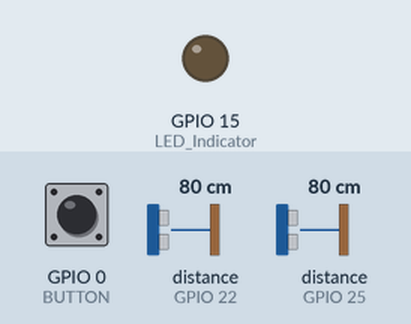
Bench run of a program on a simulated ESP8266 (NodeMCU). Parts: output pins drawn as LEDs (lit = HIGH). Dashed ring = blinking. The test bench sets the inputs (shaded band); at power-on: GPIO 0 (BUTTON) HIGH, distance to the obstacle (sensors on GPIO 22, GPIO 25) 80 cm. WiFi joins after 1.5 s; servers stay silent unless stated; no MQTT or app messages arrive unless stated; what the program prints to the serial monitor is not drawn. At 8.7 s the program restarts the board; the recording ends there.

Above: at 4.2 s.
4.3 s: GPIO 0 (BUTTON) pulled LOW for 3.2 s
At 8.32 s:
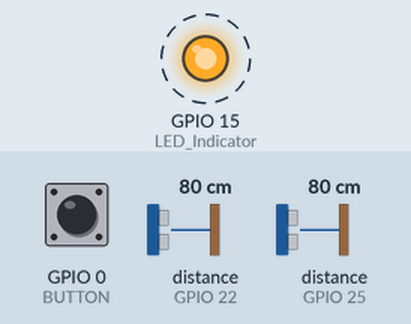
Timing chart, 0 to 8.7 s (numbered marks = the images above; inputs shaded):
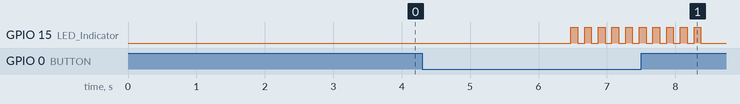

The program:

main.cpp
```cpp
#include <Arduino.h>
#include <ESP8266WiFi.h>
#include <ESP8266mDNS.h>
#include <WiFiUdp.h>
#include <ArduinoOTA.h>
#include <PubSubClient.h>
#include <Wire.h>
#include <VL53L0X.h>
#include "string.h"
#include <SimpleTimer.h>
#define BUTTON 0         //D3
#define LED_Indicator 15 //D8
#define XSHUT1_PIN 12
#define XSHUT2_PIN 14
#define LONG_RANGE

// #define HIGH_SPEED
#define HIGH_ACCURACY

const char *ssid = "Your ssid";
const char *password = "password";
const char *mqtt_server = "10.0.0.20";
const char *mqtt_user = "mqtt";
const char *mqtt_password = "mqtt";
const int mqtt_port = 1883;
const char *client_id = "peoplecounter";
const char *TOPIC = "VL53L0X/toilet";
const char *SUB_TOPIC = "VL53L0X/toilet/command";
const char *STATUS_TOPIC = "VL53L0X/toilet/status";
bool requestRestart = false;
unsigned long run_time;

unsigned long buttonTime;
unsigned long longpressTime = 2000;
boolean buttonPress = false;
boolean longPress = false;

VL53L0X sensor1;
VL53L0X sensor2;
int last_dist_1;
int last_dist_2;
int sensor1dist = 0;
int sensor2dist = 0;
long sensor1time;
long sensor2time;
int peopleNum = 0;
int delay_time = 0;
int peopleNumold = 0;

int change_threshold = 350;
unsigned long count = 0;

WiFiClient wifiClient;
PubSubClient client(wifiClient);
SimpleTimer timer;


void blinkLED(int pin, int duration, int cycle)
{
  Serial.println("blink led");
  Serial.print(pin);
  Serial.print(duration);
  Serial.print(cycle);
  for (int i = 0; i < cycle; i++)
  {
    digitalWrite(pin, HIGH);
    delay(duration);
    digitalWrite(pin, LOW);
    delay(duration);
    Serial.print(i);
  }
}

void button()
{
  if (digitalRead(BUTTON) == LOW)
  {
    delay(50);
    if (digitalRead(BUTTON) == LOW)
    {
      if (buttonPress == false)
      {
        buttonPress = true;
        buttonTime = millis();
      }
      buttonPress = true;
    }
    else
    {
      buttonPress = false;
    }

  }
  //long press to reboot
  if ((buttonPress == true) && (millis() - longpressTime > buttonTime) && (longPress == false) && (digitalRead(BUTTON) == LOW))
  {
    Serial.println("long pressed");
    longPress = true;
    blinkLED(LED_Indicator, 100, 10);
    delay(200);
    client.publish(STATUS_TOPIC, "manual reboot");
    peopleNum = 0;
    client.publish(TOPIC, "0");
    requestRestart = true;
  }
  //single press to reset people number
  if ((buttonPress == true) && (digitalRead(BUTTON) == HIGH) && (longPress == false))
  {
    blinkLED(LED_Indicator, 200, 3);
    delay(200);
    digitalWrite(LED_Indicator, LOW);
    client.publish(STATUS_TOPIC, "manual reset peoplecounter");
    client.publish(TOPIC, "0");
    peopleNum = 0;
    buttonPress = false;
    longPress = false;
    sensor1dist = 2001;
    sensor2dist = 2001;
    delay(2000);
  }

}

/*
only support one person crossing at a time.
scenarios:
1 enter  //working
sensor1:-----111111--------
sensor2:---------111111----
2 leave  //working
sensor1:--------1111111----
sensor2:----1111111--------

3 half way turn back  // NOT IMPLEMENTED YET.
sensor1:----1111111-------
sensor2:------1111--------

4 if sensors is far from each other  //should not work with current implementation
sensor1:----111111--------------     //but this sensor has a FOV of 25 degree, it will work in some cases.
sensor2:-------------1111111----
*/

void onchange()
{
  //when people number changes
  //turn on led if number of people > 0
  //send mqtt message to trigger other home automation actions.
  if (peopleNumold != peopleNum)
  {
    if (peopleNum == 0)
    {
      digitalWrite(LED_Indicator, LOW);
    }
    if (peopleNum > 0)
    {

      digitalWrite(LED_Indicator, HIGH);
    }

    String payload = String(peopleNum);
    // Serial.println(payload.c_str());
    client.publish(TOPIC, payload.c_str());
  }
}
void peopleCounter()
{
  yield();
  sensor1dist = sensor1.readRangeContinuousMillimeters();
  sensor2dist = sensor2.readRangeContinuousMillimeters();

  if (sensor1dist > 2001)
  // eliminate sensor jitter
  // this sensor is only capable of measuring 0-2M
  // any data beyond that value is considered garbage.
  {
    sensor1dist = 2001;
  }
  if (sensor2dist > 2001)
  {
    sensor2dist = 2001;
  }

  peopleNumold = peopleNum;
  if ((sensor1dist > last_dist_1 + change_threshold && sensor1dist > 0) || (sensor1dist < last_dist_1 - change_threshold && sensor1dist > 0))
  {
    sensor1time = millis();
    last_dist_1 = sensor1dist;
    if (labs(sensor2time - sensor1time) < 1000)
    {
      if (sensor1time > sensor2time && sensor1dist < 2001 && sensor2dist < 2001)
      {

        peopleNum--;
        if (peopleNum < 0)
        {
          peopleNum = 0;
        }
        delay(1000);
        sensor1dist = 2001;
        sensor2dist = 2001;
      }
    }
  }
  if ((sensor2dist > last_dist_2 + change_threshold && sensor2dist > 0) || (sensor2dist < last_dist_2 - change_threshold && sensor2dist > 0))
  {
    sensor2time = millis();
    last_dist_2 = sensor2dist;
    if (labs(sensor2time - sensor1time) < 1000)
    {
      if (sensor2time > sensor1time && sensor1dist < 2001 && sensor2dist < 2001)
      {
        peopleNum++;
        delay(1000);
        sensor1dist = 2001;
        sensor2dist = 2001;
      }
    }
    onchange();
  }
}


void setup_wifi()
{
  Serial.println();
  Serial.print("Connecting to ");
  Serial.println(ssid);
  int connect = 0;
  WiFi.begin(ssid, password);

  while (WiFi.status() != WL_CONNECTED)
  {
    delay(500);
    Serial.print(++connect);
    Serial.print(" ");
  }

  Serial.println("\n");
  Serial.println("Connection established");
  Serial.println("IP address: ");
  Serial.println(WiFi.localIP());
}
void getMaxdist()
{
  for (size_t i = 0; i < 20; i++)
  {
  }
}

void mqtt_reconnect()
{
  while (!client.connected())
  {
    Serial.print("Attempting MQTT connection...");
    if (client.connect(client_id, mqtt_user, mqtt_password))
    {
      Serial.println("connected");
      client.subscribe(SUB_TOPIC);
      client.publish(STATUS_TOPIC, "connected");
    }
    else
    {
      Serial.print("failed connecting mqtt");
      Serial.print(client.state());
      Serial.println("retry");
      // Wait 2 seconds before retrying
      delay(2000);
    }
  }
}

void callback(char *topic, byte *payload, unsigned int length)
{
  Serial.println("callback ...");
  String mqtt_message;
  String mqttTopic = topic;
  for (int i = 0; i < (int)length; i++)
  {
    Serial.println((char)payload[i]);
    mqtt_message += (char)payload[i];
  }
  Serial.print("mqtt_message:");
  Serial.println(mqtt_message);
  // if (mqtt_message.equals(String("reset")))
  // {
  //   Serial.println("Reset ...");
  //   requestRestart = true;
  // }
  if (mqttTopic == "VL53L0X/toilet/command")
  {
    if (mqtt_message.equals(String("reset")))
    {
      peopleNum = 0;
      onchange();
    }
    if (mqtt_message.equals(String("reboot")))
    {
      requestRestart = true;
      peopleNum = 0;
      client.publish(TOPIC, "0");
    }
  }
}


void sensor_setup()
{
  pinMode(XSHUT2_PIN, OUTPUT);
  pinMode(XSHUT1_PIN, OUTPUT);
  digitalWrite(XSHUT1_PIN, LOW);
  digitalWrite(XSHUT2_PIN, LOW);
  delay(500);
  Wire.begin();
  pinMode(XSHUT1_PIN, INPUT);
  delay(150);
  Serial.print("sensor1 initing.....");
  sensor1.init(true);
  delay(100);
  sensor1.setAddress((uint8_t)22);
  Serial.println("done.");
  pinMode(XSHUT2_PIN, INPUT);
  delay(150);
  sensor2.init(true);
  Serial.print("sensor2 initing.....");
  delay(100);
  sensor2.setAddress((uint8_t)25);
  Serial.println("done.");
  sensor1.setTimeout(500);
  sensor2.setTimeout(500);

#if defined LONG_RANGE
  // lower the return signal rate limit (default is 0.25 MCPS)
  sensor1.setSignalRateLimit(0.2);
  // increase laser pulse periods (defaults are 14 and 10 PCLKs)
  sensor1.setVcselPulsePeriod(VL53L0X::VcselPeriodPreRange, 18);
  sensor1.setVcselPulsePeriod(VL53L0X::VcselPeriodFinalRange, 14);
  // lower the return signal rate limit (default is 0.25 MCPS)
  sensor2.setSignalRateLimit(0.2);
  // increase laser pulse periods (defaults are 14 and 10 PCLKs)
  sensor2.setVcselPulsePeriod(VL53L0X::VcselPeriodPreRange, 18);
  sensor2.setVcselPulsePeriod(VL53L0X::VcselPeriodFinalRange, 14);
#endif

#if defined HIGH_SPEED
  // reduce timing budget to 20 ms (default is about 33 ms)
  sensor1.setMeasurementTimingBudget(20000);
  sensor2.setMeasurementTimingBudget(20000);
#elif defined HIGH_ACCURACY
  // increase timing budget to 35 ms
  sensor1.setMeasurementTimingBudget(35000);
  sensor2.setMeasurementTimingBudget(35000);
#endif
  sensor1.startContinuous();
  sensor2.startContinuous();
}

void setup()
{
  pinMode(LED_Indicator, OUTPUT);
  pinMode(BUTTON, INPUT_PULLUP);
  digitalWrite(LED_Indicator, LOW);
  Serial.begin(115200);
  WiFi.setSleepMode(WIFI_NONE_SLEEP);
  WiFi.mode(WIFI_STA);
  setup_wifi();
  client.setServer(mqtt_server, mqtt_port);
  client.setCallback(callback);
  ArduinoOTA.setHostname("human counter");
  ArduinoOTA.begin();
  delay(500);
  sensor_setup();
  timer.setInterval(100, button);
}

void loop()
{
  if (!client.connected())
  {
    mqtt_reconnect();
  }
  ArduinoOTA.handle();
  client.loop();
  peopleCounter();
  if (requestRestart)
  {
    Serial.println("reboot");
    // client.publish(STATUS_TOPIC, "rebooting");
    ESP.reset();
  }
  delay(delay_time);
  timer.run();
}
```

Measured:
- after the input at 4.3 s, GPIO 15 (LED_Indicator): alternates HIGH for 0.10 s and LOW for 0.10 s, 20 changes in all, then stays LOW, starting after 2.2 s
